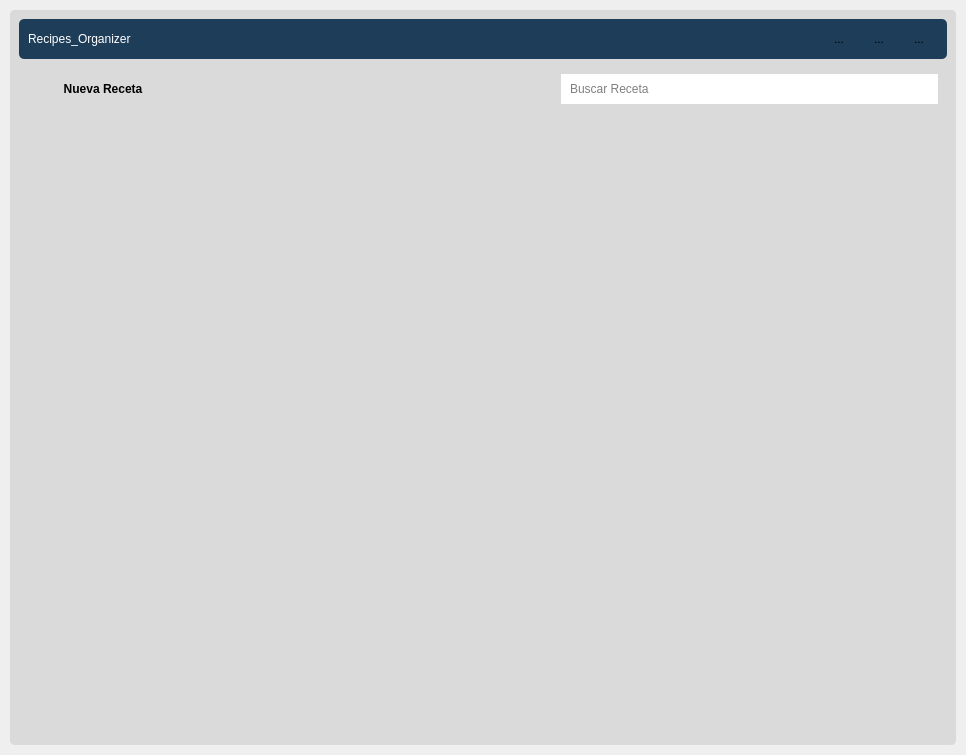
<?xml version="1.0" encoding="UTF-8"?>
<ui version="4.0">
 <class>MainWindow</class>
 <widget class="QWidget" name="MainWindow">
  <property name="geometry">
   <rect>
    <x>0</x>
    <y>0</y>
    <width>966</width>
    <height>755</height>
   </rect>
  </property>
  <property name="font">
   <font>
    <pointsize>10</pointsize>
    <bold>true</bold>
   </font>
  </property>
  <property name="windowTitle">
   <string>Main_window</string>
  </property>
  <property name="styleSheet">
   <string notr="true">border-radius: 5px;</string>
  </property>
  <layout class="QVBoxLayout" name="verticalLayout">
   <property name="spacing">
    <number>0</number>
   </property>
   <property name="leftMargin">
    <number>0</number>
   </property>
   <property name="topMargin">
    <number>0</number>
   </property>
   <property name="rightMargin">
    <number>0</number>
   </property>
   <property name="bottomMargin">
    <number>0</number>
   </property>
   <item>
    <widget class="QFrame" name="central_widget_frame">
     <property name="frameShape">
      <enum>QFrame::StyledPanel</enum>
     </property>
     <property name="frameShadow">
      <enum>QFrame::Raised</enum>
     </property>
     <layout class="QVBoxLayout" name="shadow_layout">
      <property name="spacing">
       <number>0</number>
      </property>
      <property name="leftMargin">
       <number>10</number>
      </property>
      <property name="topMargin">
       <number>10</number>
      </property>
      <property name="rightMargin">
       <number>10</number>
      </property>
      <property name="bottomMargin">
       <number>10</number>
      </property>
      <item>
       <widget class="QFrame" name="background_frane">
        <property name="styleSheet">
         <string notr="true">background-color: rgb(218, 218, 218);</string>
        </property>
        <property name="frameShape">
         <enum>QFrame::StyledPanel</enum>
        </property>
        <property name="frameShadow">
         <enum>QFrame::Raised</enum>
        </property>
        <layout class="QVBoxLayout" name="verticalLayout_3">
         <property name="spacing">
          <number>0</number>
         </property>
         <property name="leftMargin">
          <number>0</number>
         </property>
         <property name="topMargin">
          <number>0</number>
         </property>
         <property name="rightMargin">
          <number>0</number>
         </property>
         <property name="bottomMargin">
          <number>0</number>
         </property>
         <item>
          <widget class="QFrame" name="content_frame">
           <property name="focusPolicy">
            <enum>Qt::NoFocus</enum>
           </property>
           <property name="contextMenuPolicy">
            <enum>Qt::CustomContextMenu</enum>
           </property>
           <property name="frameShape">
            <enum>QFrame::StyledPanel</enum>
           </property>
           <property name="frameShadow">
            <enum>QFrame::Raised</enum>
           </property>
           <layout class="QVBoxLayout" name="verticalLayout_4">
            <item>
             <widget class="QFrame" name="top_bar_grame">
              <property name="minimumSize">
               <size>
                <width>0</width>
                <height>40</height>
               </size>
              </property>
              <property name="maximumSize">
               <size>
                <width>16777215</width>
                <height>40</height>
               </size>
              </property>
              <property name="styleSheet">
               <string notr="true">background-color: rgb(30, 61, 89);</string>
              </property>
              <property name="frameShape">
               <enum>QFrame::StyledPanel</enum>
              </property>
              <property name="frameShadow">
               <enum>QFrame::Raised</enum>
              </property>
              <layout class="QHBoxLayout" name="horizontalLayout_3">
               <item>
                <widget class="QLabel" name="tittle_label">
                 <property name="styleSheet">
                  <string notr="true">color:white
</string>
                 </property>
                 <property name="text">
                  <string>Recipes_Organizer</string>
                 </property>
                </widget>
               </item>
               <item>
                <widget class="QFrame" name="buttons_holder_frame">
                 <property name="minimumSize">
                  <size>
                   <width>0</width>
                   <height>30</height>
                  </size>
                 </property>
                 <property name="maximumSize">
                  <size>
                   <width>110</width>
                   <height>16777215</height>
                  </size>
                 </property>
                 <property name="frameShape">
                  <enum>QFrame::StyledPanel</enum>
                 </property>
                 <property name="frameShadow">
                  <enum>QFrame::Raised</enum>
                 </property>
                 <widget class="QToolButton" name="minimize_button">
                  <property name="geometry">
                   <rect>
                    <x>0</x>
                    <y>0</y>
                    <width>22</width>
                    <height>22</height>
                   </rect>
                  </property>
                  <property name="text">
                   <string>...</string>
                  </property>
                  <property name="icon">
                   <iconset>
                    <normaloff>../assets/icons/minimize-window.png</normaloff>../assets/icons/minimize-window.png</iconset>
                  </property>
                  <property name="iconSize">
                   <size>
                    <width>25</width>
                    <height>25</height>
                   </size>
                  </property>
                 </widget>
                 <widget class="QToolButton" name="restore_button">
                  <property name="geometry">
                   <rect>
                    <x>40</x>
                    <y>0</y>
                    <width>22</width>
                    <height>22</height>
                   </rect>
                  </property>
                  <property name="text">
                   <string>...</string>
                  </property>
                  <property name="icon">
                   <iconset>
                    <normaloff>../assets/icons/restore-window.png</normaloff>../assets/icons/restore-window.png</iconset>
                  </property>
                  <property name="iconSize">
                   <size>
                    <width>25</width>
                    <height>25</height>
                   </size>
                  </property>
                 </widget>
                 <widget class="QToolButton" name="maximize_button">
                  <property name="geometry">
                   <rect>
                    <x>40</x>
                    <y>0</y>
                    <width>22</width>
                    <height>22</height>
                   </rect>
                  </property>
                  <property name="text">
                   <string>...</string>
                  </property>
                  <property name="icon">
                   <iconset>
                    <normaloff>../assets/icons/maximize-window.png</normaloff>../assets/icons/maximize-window.png</iconset>
                  </property>
                  <property name="iconSize">
                   <size>
                    <width>25</width>
                    <height>25</height>
                   </size>
                  </property>
                 </widget>
                 <widget class="QToolButton" name="close_button">
                  <property name="geometry">
                   <rect>
                    <x>80</x>
                    <y>0</y>
                    <width>22</width>
                    <height>22</height>
                   </rect>
                  </property>
                  <property name="text">
                   <string>...</string>
                  </property>
                  <property name="icon">
                   <iconset>
                    <normaloff>../assets/icons/close-window.png</normaloff>../assets/icons/close-window.png</iconset>
                  </property>
                  <property name="iconSize">
                   <size>
                    <width>25</width>
                    <height>25</height>
                   </size>
                  </property>
                 </widget>
                </widget>
               </item>
              </layout>
             </widget>
            </item>
            <item>
             <widget class="QFrame" name="action_bar_frame">
              <property name="minimumSize">
               <size>
                <width>0</width>
                <height>39</height>
               </size>
              </property>
              <property name="frameShape">
               <enum>QFrame::StyledPanel</enum>
              </property>
              <property name="frameShadow">
               <enum>QFrame::Raised</enum>
              </property>
              <layout class="QHBoxLayout" name="horizontalLayout_2">
               <item>
                <widget class="QPushButton" name="new_recipe_button">
                 <property name="minimumSize">
                  <size>
                   <width>150</width>
                   <height>30</height>
                  </size>
                 </property>
                 <property name="font">
                  <font>
                   <bold>true</bold>
                  </font>
                 </property>
                 <property name="styleSheet">
                  <string notr="true">QPushButton{
	background-color: #ff6e40;
	color: white
}
QPushButton::hover{background-color: #ffc13b};</string>
                 </property>
                 <property name="text">
                  <string>Nueva Receta</string>
                 </property>
                 <property name="icon">
                  <iconset>
                   <normaloff>../assets/icons/plus.png</normaloff>../assets/icons/plus.png</iconset>
                 </property>
                 <property name="iconSize">
                  <size>
                   <width>20</width>
                   <height>20</height>
                  </size>
                 </property>
                </widget>
               </item>
               <item>
                <spacer name="horizontalSpacer">
                 <property name="orientation">
                  <enum>Qt::Horizontal</enum>
                 </property>
                 <property name="sizeHint" stdset="0">
                  <size>
                   <width>40</width>
                   <height>20</height>
                  </size>
                 </property>
                </spacer>
               </item>
               <item>
                <layout class="QHBoxLayout" name="horizontalLayout">
                 <property name="spacing">
                  <number>0</number>
                 </property>
                 <item>
                  <widget class="QLabel" name="label">
                   <property name="minimumSize">
                    <size>
                     <width>0</width>
                     <height>30</height>
                    </size>
                   </property>
                   <property name="maximumSize">
                    <size>
                     <width>30</width>
                     <height>16777215</height>
                    </size>
                   </property>
                   <property name="styleSheet">
                    <string notr="true">background-color: rgb(255, 255, 255);
border-radius: 0px;</string>
                   </property>
                   <property name="text">
                    <string/>
                   </property>
                   <property name="pixmap">
                    <pixmap>../assets/icons/search.png</pixmap>
                   </property>
                  </widget>
                 </item>
                 <item>
                  <widget class="QLineEdit" name="search_line_edit">
                   <property name="minimumSize">
                    <size>
                     <width>0</width>
                     <height>30</height>
                    </size>
                   </property>
                   <property name="maximumSize">
                    <size>
                     <width>500</width>
                     <height>16777215</height>
                    </size>
                   </property>
                   <property name="styleSheet">
                    <string notr="true">background-color: rgb(255, 255, 255);
border-radius: 0px;</string>
                   </property>
                   <property name="placeholderText">
                    <string>Buscar Receta</string>
                   </property>
                  </widget>
                 </item>
                </layout>
               </item>
              </layout>
             </widget>
            </item>
            <item>
             <widget class="QTableView" name="recipes_table"/>
            </item>
           </layout>
          </widget>
         </item>
        </layout>
       </widget>
      </item>
     </layout>
    </widget>
   </item>
  </layout>
 </widget>
 <resources/>
 <connections/>
</ui>
